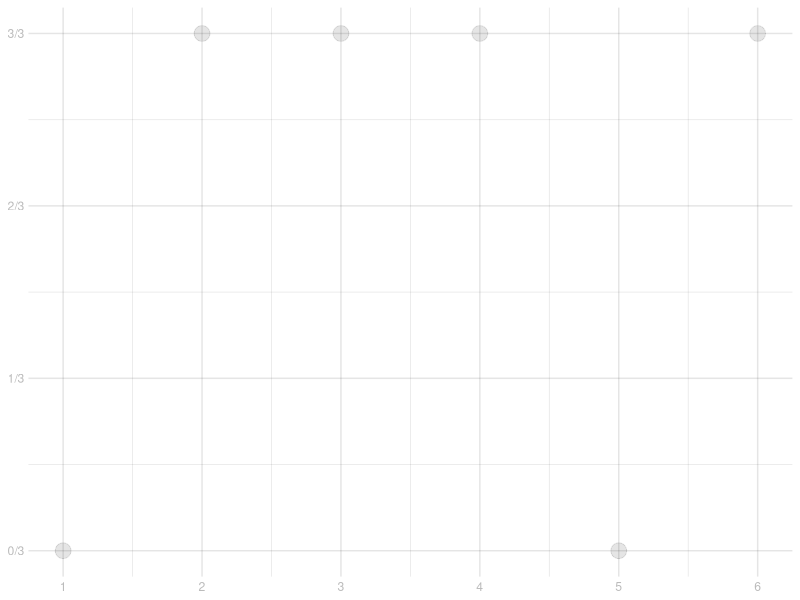
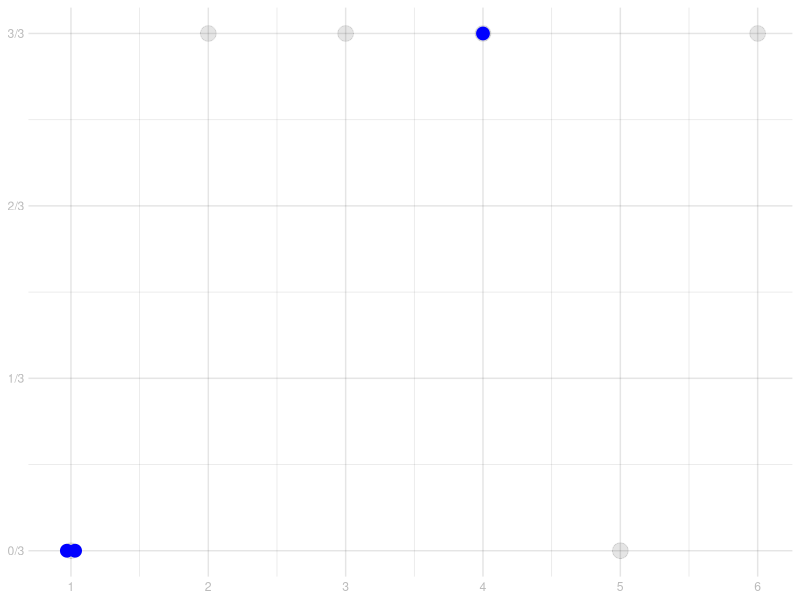
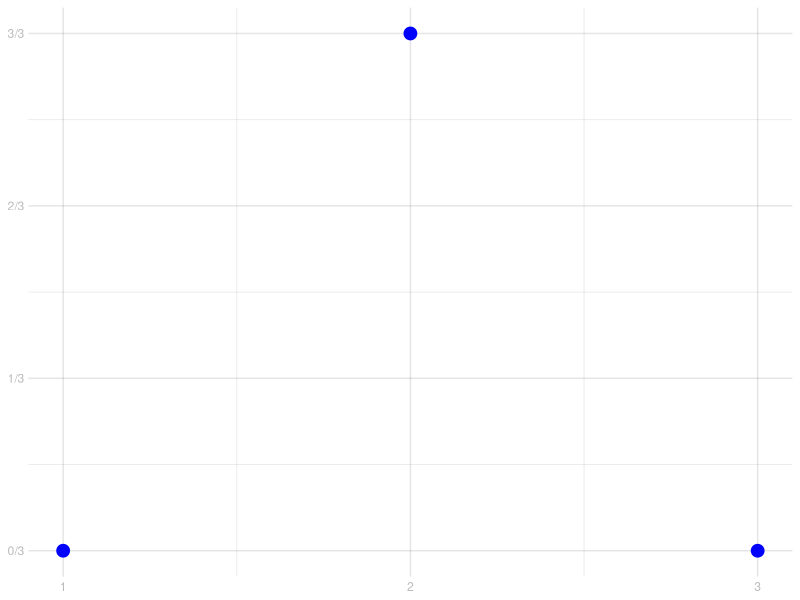
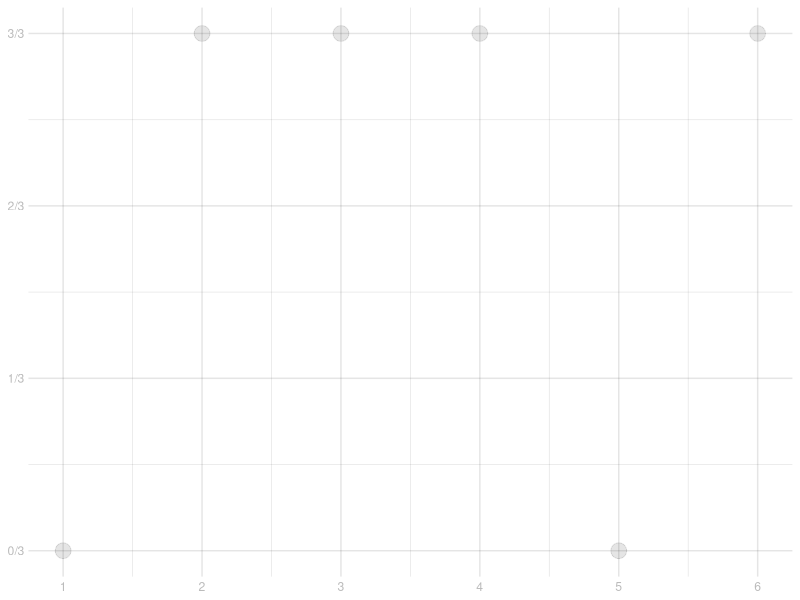
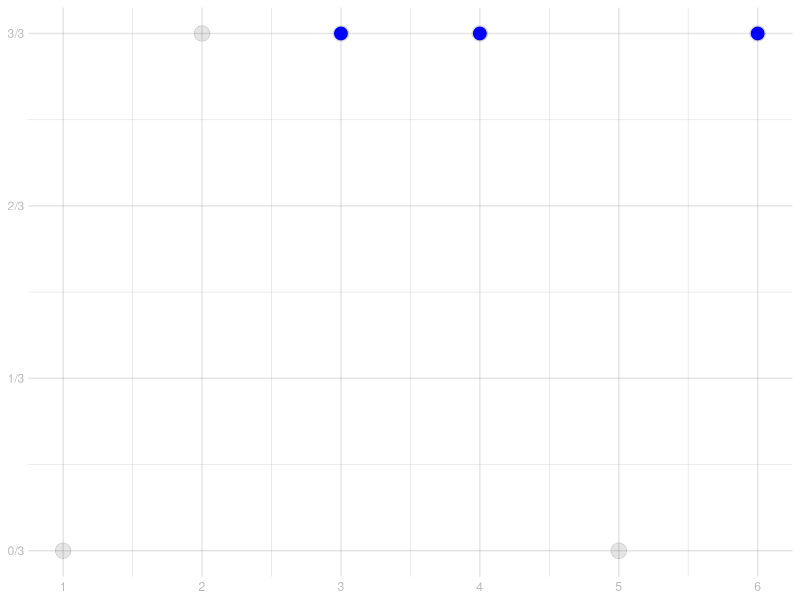
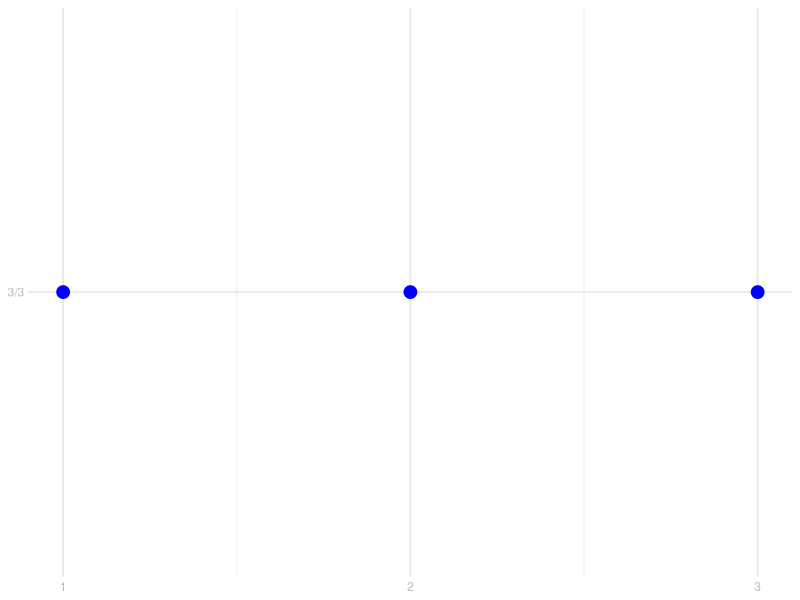

Source code (R) for these figures, in order:
## ---- chunk 1
#| label: ggplot-theme
#| echo: false

library(ggplot2)

lightgray = "#bbbbbb"
gridcolor = rgb(0,0,0,.1, maxColorValue=1)

lab.theme = theme(
        plot.background = element_rect(fill = "transparent", colour = NA),
        panel.background = element_rect(fill = "transparent", colour = NA),
                    legend.background = element_rect(fill="transparent", colour = NA),
                    legend.box.background = element_rect(fill="transparent", colour = NA),
                    legend.key = element_rect(fill="transparent", colour = NA),
        axis.ticks.x = element_blank(),
        axis.ticks.y = element_blank(),
        axis.text.x  = element_text(colour = lightgray),
        axis.text.y  = element_text(colour = lightgray),
        axis.title.x  = element_blank(),
        axis.title.y  = element_blank(),
        panel.grid.major=element_line(colour=gridcolor),
        panel.grid.minor=element_line(colour=gridcolor, linewidth=0.25))

theme_set(lab.theme)
set.seed(1)
## ---- chunk 2
#| label: define-population
#| echo:  true
                                             #<0>
pop = data.frame(j=1:6,                      #<1>
                 y=c(0,1,1,1,0,1))           #<1>
m = nrow(pop)                                #<2>
## ---- chunk 3
#| label: plot-population
#| echo:  true
                                                                                      #<0> 
scales = list(scale_x_continuous(breaks = 1:6),                                       #<1>
              scale_y_continuous(breaks = (0:3/3), labels=sprintf("%d/3", 0:3)))      #<1>

pop.plot = ggplot(pop, aes(x = j, y = y)) +                                           #<2>
           geom_point(size=5, shape='circle', alpha=.1) +                             #<3>
           scales                                                                     #<4>
pop.plot                                                                              #<5>
## ---- chunk 4
#| echo: true
         # <0> 
pop$y    # <1>
## ---- chunk 5
#| echo: true
         # <0>
pop[1,]  # <2>
## ---- chunk 6
#| echo: true
              # <0>               
J = c(1,2,1)  # <3>
J
## ---- chunk 7
#| echo: true
              # <0>               
pop[J,]       # <4>
## ---- chunk 8
#| echo: true
              # <0>               
pop$y[J]      # <5>
## ---- chunk 9
#| echo: true
                                   #<0>
n = 3  
J = sample(1:m, n, replace=TRUE)   # <1> 
sam = pop[J, ]                     # <2>
## ---- chunk 10
#| echo: true
                                                                                      #<0>
pop.plot + geom_point(aes(x=j, y=y), data=sam,                                        #<1>
                      color='blue', size=4,                                           #<2>
                      position=position_dodge2(width=.12))                            #<3>
## ---- chunk 11
#| echo: true
                                                                                      #<0>
sam$i = 1:n                                                                           #<1>
ggplot(sam) + geom_point(aes(x=i, y=y),                                               #<1>
                         color='blue', size=4)  + scales                                         
        
## ---- chunk 12
#| label: define-population-repeated
#| echo:  true
                                             
pop = data.frame(j=1:6,                      
                 y=c(0,1,1,1,0,1))           
m = nrow(pop)                                
## ---- chunk 13
#| label: plot-population-repeated
#| echo:  true
                                                                                       
scales = list(scale_x_continuous(breaks = 1:6),                                       
              scale_y_continuous(breaks = (0:3/3), labels=sprintf("%d/3", 0:3)))      

pop.plot = ggplot(pop, aes(x = j, y = y)) +                                           
           geom_point(size=5, shape='circle', alpha=.1) +                             
           scales                                                                     
pop.plot                                                                              
## ---- chunk 14
#| echo: true
                                         # <0>               
W = c(FALSE,FALSE,TRUE,TRUE,FALSE,TRUE)  # <1>
pop[W,]                                  # <2>
## ---- chunk 15
#| echo: true                 
                                 #<0>
not.quite.W = ifelse(W, 1, 0)   #<3>                 
pop[not.quite.W, ]              #<4>
## ---- chunk 16
set.seed(1)
## ---- chunk 17
#| echo: true
                                   #<0>
n = 3
sampling.rate = n/m                           # <1>
not.quite.W = rbinom(m, 1, sampling.rate)     # <2>
W = as.logical(not.quite.W)                   # <3>
sam = pop[W, ]                                # <4>
## ---- chunk 18
W = as.numeric(W)
## ---- chunk 19
#| echo: true
                                                                                      #<0>
pop.plot + geom_point(aes(x=j, y=y), data=sam,                                        #<1>
                      color='blue',  size=4)                                          #<1> 
## ---- chunk 20
#| echo: true
                                                                                      #<0>
sam$i = 1:n                                                                           #<1>
ggplot(sam) + geom_point(aes(x=i, y=y),                                               #<1>
                         color='blue', size=4)  + scales                                         
        
